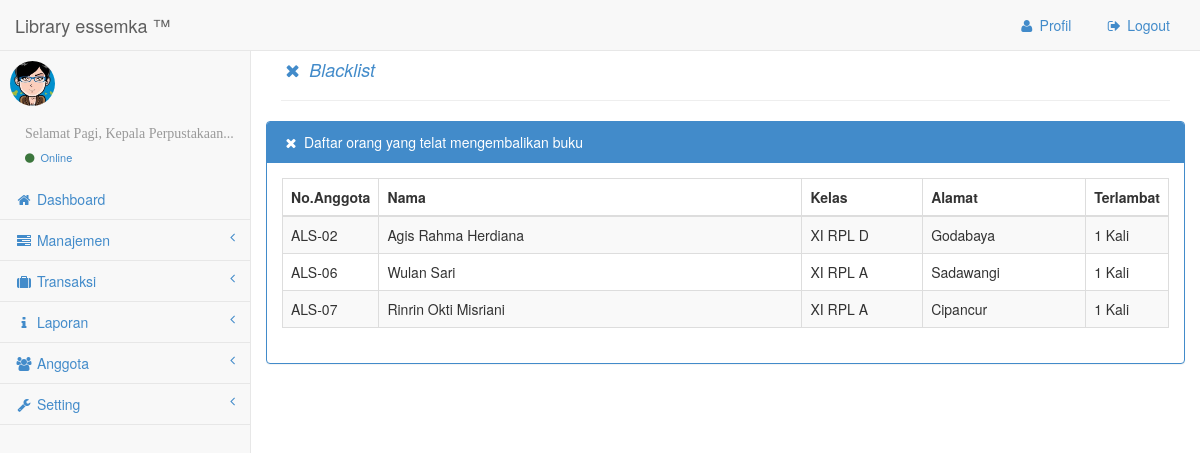
Screenshot of /administrator/media.php?module=blacklist (signed in) with the database file from the repository.
### tables this page shows
CREATE TABLE IF NOT EXISTS `anggota` (
  `id_anggota` int(4) NOT NULL AUTO_INCREMENT,
  `no_anggota` varchar(20) NOT NULL,
  `nama` varchar(150) NOT NULL,
  `jk` enum('L','P') NOT NULL DEFAULT 'L',
  `kelas` varchar(20) NOT NULL,
  `alamat` varchar(250) NOT NULL,
  `email` varchar(100) NOT NULL,
  `telpon` varchar(15) NOT NULL,
  `meminjam` int(5) NOT NULL DEFAULT '0',
  `terlambat` int(5) NOT NULL,
  PRIMARY KEY (`id_anggota`)
);

CREATE TABLE IF NOT EXISTS `kelas` (
  `id_kelas` int(5) NOT NULL AUTO_INCREMENT,
  `nama_kelas` varchar(50) NOT NULL,
  `aktif` enum('Y','N') NOT NULL DEFAULT 'Y',
  PRIMARY KEY (`id_kelas`)
);

### administrator/modul/mod_laporan/blacklist.php (the view, shortened to what this page needs)
<?php
 if (empty($_SESSION['username']) AND empty($_SESSION['passuser'])){
  echo "<link href='style.css' rel='stylesheet' type='text/css'>
 <center>Untuk mengakses modul, Anda harus login <br>";
  echo "<a href=../../index.php><b>LOGIN</b></a></center>";
}
else{
switch($_GET[act]){
  default:
    $tampil = $tampil = mysql_query("SELECT * FROM anggota,kelas WHERE anggota.kelas=kelas.id_kelas AND terlambat>'0' ORDER BY terlambat DESC");
    echo "<div class='row'>
 <div class='col-lg-12'>
<h4><p class='text-primary'><em><i class='fa fa-times fa-fw'></i> Blacklist</em></p></h4><hr>
 </div><br />
<div class='row'>
<div class='col-lg-12'>
<div class='panel panel-primary'>
<div class='panel-heading'>
 <i class='fa fa-times fa-fw'></i> Daftar orang yang telat mengembalikan buku
</div>
<div class='panel-body'>
<div class='table-responsive'>
 <table class='table table-striped table-bordered table-hover' id='dataTables-example'>
<thead>
                    <tr>
                    <th>No.Anggota</th>
                    <th>Nama</th>
                    <th>Kelas</th>
                    <th>Alamat</th>
                    <th>Terlambat</th>
                    </tr>
</thead>
<tbody>";
    while ($r=mysql_fetch_array($tampil)){
       echo "<tr>
                 <td width='5%'>$r[no_anggota]</td>
                 <td width='55%'>$r[nama]</td>
                 <td width='15%'>$r[nama_kelas]</td>
		         <td width='20%'>$r[alamat]</td>
             <td width='5%'>$r[terlambat] Kali</td></tr>";
    }
    echo "</tbody></table></div></div></div></div>";
    break;
}
}
?>

### administrator/css/sb-admin.css (style rules this page uses)
body { padding-top: 100px; background-color: #f8f8f8; }
@media (min-width:768px) { body { padding-top: 50px; } }

### rows the page displays
anggota: no_anggota "ALS-02", nama "Agis Rahma Herdiana", kelas.nama_kelas "XI RPL D", alamat "Godabaya", terlambat "1"
anggota: no_anggota "ALS-06", nama "Wulan Sari", kelas.nama_kelas "XI RPL A", alamat "Sadawangi", terlambat "1"
anggota: no_anggota "ALS-07", nama "Rinrin Okti Misriani", kelas.nama_kelas "XI RPL A", alamat "Cipancur", terlambat "1"
